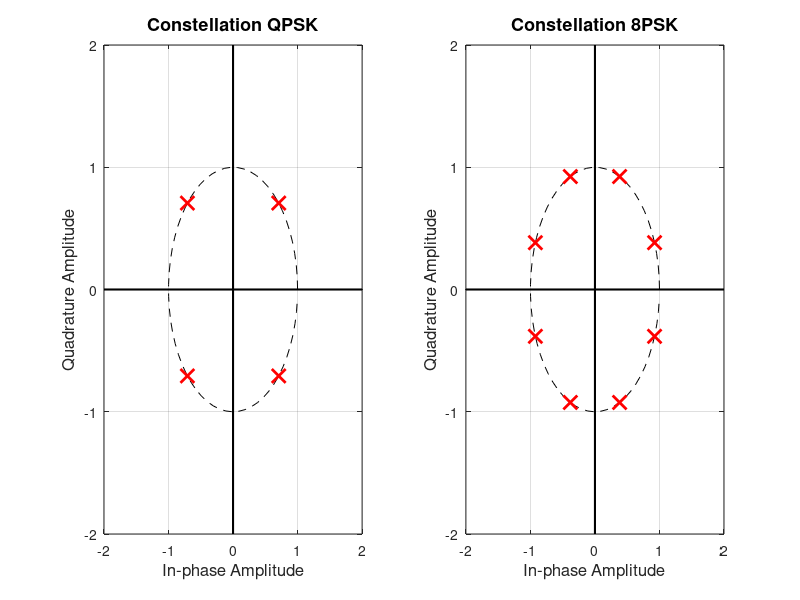
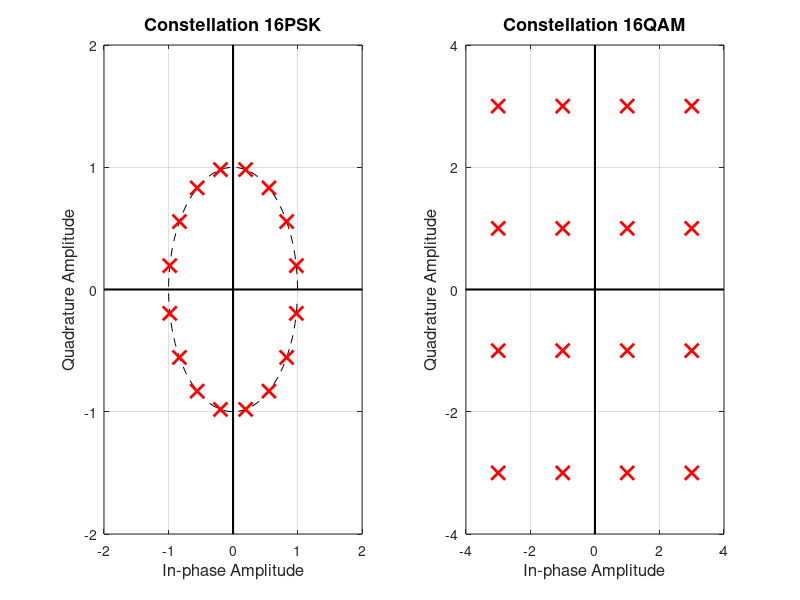

MATLAB code to generate these figures, in order:
%% -------------------------------- Clear ---------------------------------

clear;                      % clear all variables in the workspace
close all;                  % close all open figures
clc;                        % clear command window

%% ------------------------------ Parameters ------------------------------

x=0:0.1:2*pi;
y=0:0.1:2*pi;

QPSK = -3*pi/4:2*pi/4:3*pi/4;
PSK8 = -7*pi/8:2*pi/8:7*pi/8;
PSK16 = -15*pi/16:2*pi/16:15*pi/16;
QAM16 = -3:2:3;

%% ------------------------------ Modulations -----------------------------

modulationQPSK = cos(QPSK) + 1i * sin(QPSK);
modulation8PSK = cos(PSK8) + 1i * sin(PSK8);
modulation16PSK = cos(PSK16) + 1i * sin(PSK16);
modulation16QAM = [1+1i    1-1i    -1+1i   -1-1i
                   3+1i    3-1i    -3+1i   -3-1i
                   -1+3*1i -1-3*1i 1+3*1i  1-3*1i
                   3+3*1i  3-3*1i  -3+3*1i -3-3*1i];

%% -------------------------------- Plots ---------------------------------

figure(1)
subplot(1, 2, 1)
plot(cos(x), sin(y), 'k--');
hold on 
plot(modulationQPSK, 'rx', 'LineWidth',2, 'MarkerSize',10);
hold off
axis([-2 2 -2 2]);
xlabel('In-phase Amplitude', 'FontSize', 12)
ylabel('Quadrature Amplitude', 'FontSize', 12)
title('Constellation QPSK', 'FontSize', 13)
line([0,0], ylim, 'Color', 'k', 'LineWidth', 1.5);
line(xlim, [0,0], 'Color', 'k', 'LineWidth', 1.5);
grid on

subplot(1, 2, 2)
plot(cos(x), sin(y), 'k--');
hold on 
plot(modulation8PSK, 'rx', 'LineWidth',2, 'MarkerSize',10);
hold off
axis([-2 2 -2 2]);
xlabel('In-phase Amplitude', 'FontSize', 12)
ylabel('Quadrature Amplitude', 'FontSize', 12)
title('Constellation 8PSK', 'FontSize', 13)
line([0,0], ylim, 'Color', 'k', 'LineWidth', 1.5);
line(xlim, [0,0], 'Color', 'k', 'LineWidth', 1.5);
grid on

figure(2)
subplot(1, 2, 1)
plot(cos(x), sin(y), 'k--');
hold on
plot(modulation16PSK, 'rx', 'LineWidth',2, 'MarkerSize',10);
hold off
axis([-2 2 -2 2]);
xlabel('In-phase Amplitude', 'FontSize', 12)
ylabel('Quadrature Amplitude', 'FontSize', 12)
title('Constellation 16PSK', 'FontSize', 13)
line([0,0], ylim, 'Color', 'k', 'LineWidth', 1.5);
line(xlim, [0,0], 'Color', 'k', 'LineWidth', 1.5);
grid on

subplot(1, 2, 2)
plot(modulation16QAM, 'rx', 'LineWidth',2, 'MarkerSize',10);
axis([-4 4 -4 4]);
xlabel('In-phase Amplitude', 'FontSize', 12)
ylabel('Quadrature Amplitude', 'FontSize', 12)
title('Constellation 16QAM', 'FontSize', 13)
line([0,0], ylim, 'Color', 'k', 'LineWidth', 1.5);
line(xlim, [0,0], 'Color', 'k', 'LineWidth', 1.5);
grid on